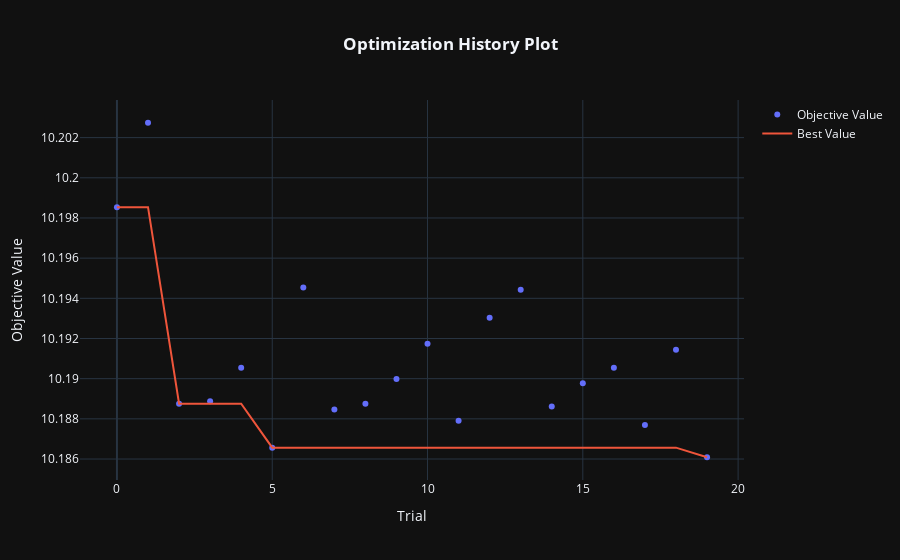

Notebook source saved alongside this figure:
### Code cell
fig = optuna.visualization.plot_optimization_history(study)
fig.update_layout(template='plotly_dark', title='<b>Optimization History Plot', title_x=0.5)

### Figure 1 — Plotly figure (JSON) as saved in the notebook; plotly's stock layout.template omitted (floating-point values rounded to 4 significant figures)
{"data": [{"mode": "markers", "name": "Objective Value", "type": "scatter", "x": [0, 1, 2, 3, 4, 5, 6, 7, 8, 9, 10, 11, 12, 13, 14, 15, 16, 17, 18, 19], "y": [10.2, 10.2, 10.19, 10.19, 10.19, 10.19, 10.19, 10.19, 10.19, 10.19, 10.19, 10.19, 10.19, 10.19, 10.19, 10.19, 10.19, 10.19, 10.19, 10.19]}, {"mode": "lines", "name": "Best Value", "type": "scatter", "x": [0, 1, 2, 3, 4, 5, 6, 7, 8, 9, 10, 11, 12, 13, 14, 15, 16, 17, 18, 19], "y": [10.2, 10.2, 10.19, 10.19, 10.19, 10.19, 10.19, 10.19, 10.19, 10.19, 10.19, 10.19, 10.19, 10.19, 10.19, 10.19, 10.19, 10.19, 10.19, 10.19]}, {"marker": {"color": "#cccccc"}, "mode": "markers", "name": "Infeasible Trial", "showlegend": false, "type": "scatter", "x": [], "y": []}], "layout": {"autosize": true, "title": {"text": "<b>Optimization History Plot", "x": 0.5}, "xaxis": {"autorange": true, "range": [-1.188, 20.19], "title": {"text": "Trial"}, "type": "linear"}, "yaxis": {"autorange": true, "range": [10.18, 10.2], "title": {"text": "Objective Value"}, "type": "linear"}}}
